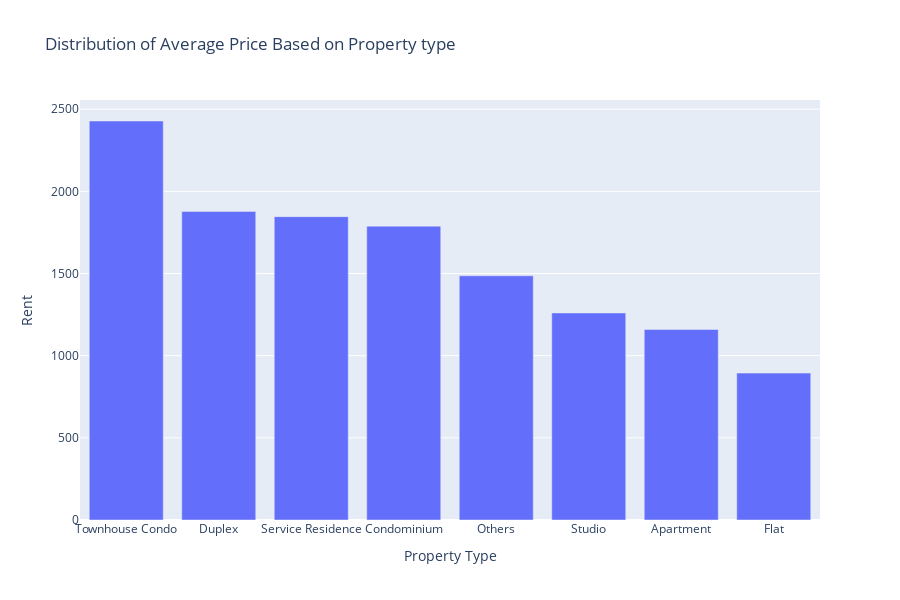

This figure's notebook cell:
### Markdown cell above
### Distribution of Average price based on property type

### Code cell
AveragePropertyType = df_new.groupby('property_type')['monthly_rent(RM)'].mean().sort_values(ascending=False).reset_index()
fig = px.bar(
    AveragePropertyType.round(), 
    y='monthly_rent(RM)',  
    x='property_type', 
    width= 900,
    height= 600,
    title='Distribution of Average Price Based on Property type', 
    labels={'monthly_rent(RM)': 'Rent', 'property_type': 'Property Type'}
)

fig.show()

### Figure 1 — Plotly figure (JSON) as saved in the notebook; plotly's stock layout.template omitted (floating-point values rounded to 4 significant figures)
{"data": [{"alignmentgroup": "True", "hovertemplate": "Property Type=%{x}<br>Rent=%{y}<extra></extra>", "legendgroup": "", "marker": {"color": "#636efa", "pattern": {"shape": ""}}, "name": "", "offsetgroup": "", "orientation": "v", "showlegend": false, "textposition": "auto", "type": "bar", "x": ["Townhouse Condo", "Duplex", "Service Residence", "Condominium", "Others", "Studio", "Apartment", "Flat"], "xaxis": "x", "y": [2428, 1878, 1846, 1788, 1486, 1260, 1159, 894], "yaxis": "y"}], "layout": {"barmode": "relative", "height": 600, "legend": {"tracegroupgap": 0}, "title": {"text": "Distribution of Average Price Based on Property type"}, "width": 900, "xaxis": {"anchor": "y", "autorange": true, "domain": [0, 1], "range": [-0.5, 7.5], "title": {"text": "Property Type"}, "type": "category"}, "yaxis": {"anchor": "x", "autorange": true, "domain": [0, 1], "range": [0, 2556.0], "title": {"text": "Rent"}, "type": "linear"}}}
